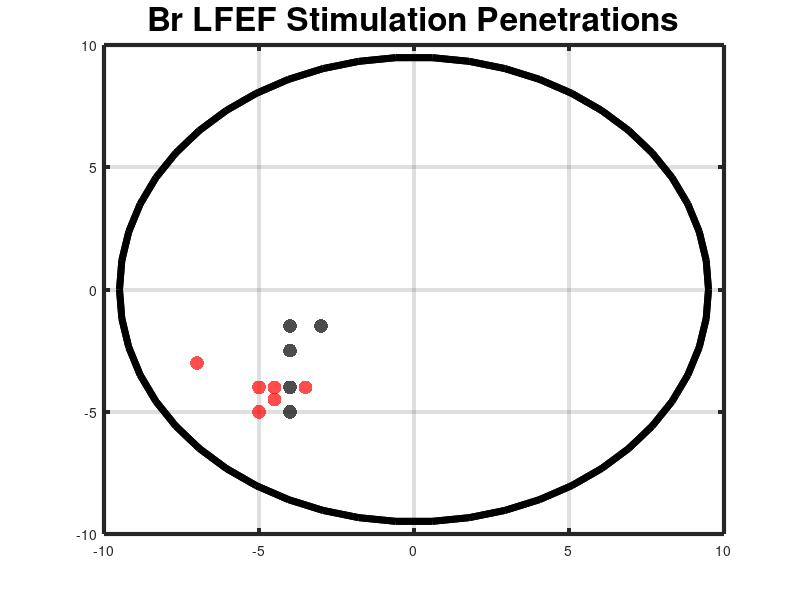

The MATLAB source for this figure: (Note: this script raises an error after producing the figure.)
% setup variables
dot_fill = 0.7;
dot_size = 100;
sacc_yes = 'r';
sacc_no = 'k';

hold on;

%
% bpLFEFStim2_6_15
%

% variables
bpLFEFStim2_6_15depth = -7200;
bpLFEFStim2_6_15AP = -4;
bpLFEFStim2_6_15ML = -3.5;

% session depth + coordinates
bpLFEFStim2_6_15top = [bpLFEFStim2_6_15ML, bpLFEFStim2_6_15AP, 0];
bpLFEFStim2_6_15bottom = [bpLFEFStim2_6_15ML, bpLFEFStim2_6_15AP, bpLFEFStim2_6_15depth];
bpLFEFStim2_6_15 = [bpLFEFStim2_6_15top;bpLFEFStim2_6_15bottom];
plot3(bpLFEFStim2_6_15(:,1),bpLFEFStim2_6_15(:,2),bpLFEFStim2_6_15(:,3), 'k')

bpLFEFStim2_6_15ch13 = scatter3(bpLFEFStim2_6_15ML, bpLFEFStim2_6_15AP, bpLFEFStim2_6_15depth + 5700, dot_size, sacc_yes, 'filled', 'MarkerFaceAlpha', dot_fill);
bpLFEFStim2_6_15ch12 = scatter3(bpLFEFStim2_6_15ML, bpLFEFStim2_6_15AP, bpLFEFStim2_6_15depth + 5200, dot_size, sacc_yes, 'filled', 'MarkerFaceAlpha', dot_fill);
bpLFEFStim2_6_15ch11 = scatter3(bpLFEFStim2_6_15ML, bpLFEFStim2_6_15AP, bpLFEFStim2_6_15depth + 4700, dot_size, sacc_yes, 'filled', 'MarkerFaceAlpha', dot_fill);
bpLFEFStim2_6_15ch10 = scatter3(bpLFEFStim2_6_15ML, bpLFEFStim2_6_15AP, bpLFEFStim2_6_15depth + 4200, dot_size, sacc_yes, 'filled', 'MarkerFaceAlpha', dot_fill);
bpLFEFStim2_6_15ch09 = scatter3(bpLFEFStim2_6_15ML, bpLFEFStim2_6_15AP, bpLFEFStim2_6_15depth + 3700, dot_size, sacc_yes, 'filled', 'MarkerFaceAlpha', dot_fill);
bpLFEFStim2_6_15ch08 = scatter3(bpLFEFStim2_6_15ML, bpLFEFStim2_6_15AP, bpLFEFStim2_6_15depth + 3200, dot_size, sacc_yes, 'filled', 'MarkerFaceAlpha', dot_fill);
bpLFEFStim2_6_15ch07 = scatter3(bpLFEFStim2_6_15ML, bpLFEFStim2_6_15AP, bpLFEFStim2_6_15depth + 3000, dot_size, sacc_yes, 'filled', 'MarkerFaceAlpha', dot_fill);
bpLFEFStim2_6_15ch06 = scatter3(bpLFEFStim2_6_15ML, bpLFEFStim2_6_15AP, bpLFEFStim2_6_15depth + 2500, dot_size, sacc_yes, 'filled', 'MarkerFaceAlpha', dot_fill);
bpLFEFStim2_6_15ch05 = scatter3(bpLFEFStim2_6_15ML, bpLFEFStim2_6_15AP, bpLFEFStim2_6_15depth + 2000, dot_size, sacc_yes, 'filled', 'MarkerFaceAlpha', dot_fill);
bpLFEFStim2_6_15ch04 = scatter3(bpLFEFStim2_6_15ML, bpLFEFStim2_6_15AP, bpLFEFStim2_6_15depth + 1500, dot_size,  sacc_no, 'filled', 'MarkerFaceAlpha', dot_fill);
bpLFEFStim2_6_15ch03 = scatter3(bpLFEFStim2_6_15ML, bpLFEFStim2_6_15AP, bpLFEFStim2_6_15depth + 1000, dot_size, sacc_yes, 'filled', 'MarkerFaceAlpha', dot_fill);
bpLFEFStim2_6_15ch02 = scatter3(bpLFEFStim2_6_15ML, bpLFEFStim2_6_15AP, bpLFEFStim2_6_15depth +  500, dot_size, sacc_yes, 'filled', 'MarkerFaceAlpha', dot_fill);
bpLFEFStim2_6_15ch01 = scatter3(bpLFEFStim2_6_15ML, bpLFEFStim2_6_15AP, bpLFEFStim2_6_15depth +    0, dot_size, sacc_yes, 'filled', 'MarkerFaceAlpha', dot_fill);

%
% bpLFEFStim2_10_15
%

% variables
bpLFEFStim2_10_15depth = -6475;
bpLFEFStim2_10_15AP = -4;
bpLFEFStim2_10_15ML = -4.5;

% session depth + coordinates
bpLFEFStim2_10_15top = [bpLFEFStim2_10_15ML, bpLFEFStim2_10_15AP, 0];
bpLFEFStim2_10_15bottom = [bpLFEFStim2_10_15ML, bpLFEFStim2_10_15AP, bpLFEFStim2_10_15depth];
bpLFEFStim2_10_15 = [bpLFEFStim2_10_15top;bpLFEFStim2_10_15bottom];
plot3(bpLFEFStim2_10_15(:,1),bpLFEFStim2_10_15(:,2),bpLFEFStim2_10_15(:,3), 'k', 'LineWidth', 2)

bpLFEFStim2_10_15ch06 = scatter3(bpLFEFStim2_10_15ML, bpLFEFStim2_10_15AP, bpLFEFStim2_10_15depth + 3200, dot_size, sacc_yes, 'filled', 'MarkerFaceAlpha', dot_fill);
bpLFEFStim2_10_15ch05 = scatter3(bpLFEFStim2_10_15ML, bpLFEFStim2_10_15AP, bpLFEFStim2_10_15depth + 2900, dot_size, sacc_yes, 'filled', 'MarkerFaceAlpha', dot_fill);
bpLFEFStim2_10_15ch04 = scatter3(bpLFEFStim2_10_15ML, bpLFEFStim2_10_15AP, bpLFEFStim2_10_15depth + 2400, dot_size, sacc_yes, 'filled', 'MarkerFaceAlpha', dot_fill);
bpLFEFStim2_10_15ch03 = scatter3(bpLFEFStim2_10_15ML, bpLFEFStim2_10_15AP, bpLFEFStim2_10_15depth + 2000, dot_size, sacc_yes, 'filled', 'MarkerFaceAlpha', dot_fill);
bpLFEFStim2_10_15ch02 = scatter3(bpLFEFStim2_10_15ML, bpLFEFStim2_10_15AP, bpLFEFStim2_10_15depth + 1300, dot_size, sacc_yes, 'filled', 'MarkerFaceAlpha', dot_fill);
bpLFEFStim2_10_15ch01 = scatter3(bpLFEFStim2_10_15ML, bpLFEFStim2_10_15AP, bpLFEFStim2_10_15depth +    0, dot_size,  sacc_no, 'filled', 'MarkerFaceAlpha', dot_fill);


%
% bpLFEFStim2_19_15
%

% variables
bpLFEFStim2_19_15depth = -4050;
bpLFEFStim2_19_15AP = -4.5;
bpLFEFStim2_19_15ML = -4.5;

% session depth + coordinates
bpLFEFStim2_19_15top = [bpLFEFStim2_19_15ML, bpLFEFStim2_19_15AP, 0];
bpLFEFStim2_19_15bottom = [bpLFEFStim2_19_15ML, bpLFEFStim2_19_15AP, bpLFEFStim2_19_15depth];
bpLFEFStim2_19_15 = [bpLFEFStim2_19_15top;bpLFEFStim2_19_15bottom];
plot3(bpLFEFStim2_19_15(:,1),bpLFEFStim2_19_15(:,2),bpLFEFStim2_19_15(:,3), 'k', 'LineWidth', 2)


bpLFEFStim2_19_15ch10 = scatter3(bpLFEFStim2_19_15ML, bpLFEFStim2_19_15AP, bpLFEFStim2_19_15depth + 3100, dot_size, sacc_yes, 'filled', 'MarkerFaceAlpha', dot_fill);
bpLFEFStim2_19_15ch09 = scatter3(bpLFEFStim2_19_15ML, bpLFEFStim2_19_15AP, bpLFEFStim2_19_15depth + 2800, dot_size, sacc_yes, 'filled', 'MarkerFaceAlpha', dot_fill);
bpLFEFStim2_19_15ch08 = scatter3(bpLFEFStim2_19_15ML, bpLFEFStim2_19_15AP, bpLFEFStim2_19_15depth + 2500, dot_size, sacc_yes, 'filled', 'MarkerFaceAlpha', dot_fill);
bpLFEFStim2_19_15ch07 = scatter3(bpLFEFStim2_19_15ML, bpLFEFStim2_19_15AP, bpLFEFStim2_19_15depth + 2100, dot_size, sacc_yes, 'filled', 'MarkerFaceAlpha', dot_fill);
bpLFEFStim2_19_15ch06 = scatter3(bpLFEFStim2_19_15ML, bpLFEFStim2_19_15AP, bpLFEFStim2_19_15depth + 1800, dot_size, sacc_yes, 'filled', 'MarkerFaceAlpha', dot_fill);
bpLFEFStim2_19_15ch05 = scatter3(bpLFEFStim2_19_15ML, bpLFEFStim2_19_15AP, bpLFEFStim2_19_15depth + 1200, dot_size, sacc_yes, 'filled', 'MarkerFaceAlpha', dot_fill);
bpLFEFStim2_19_15ch04 = scatter3(bpLFEFStim2_19_15ML, bpLFEFStim2_19_15AP, bpLFEFStim2_19_15depth +  900, dot_size, sacc_yes, 'filled', 'MarkerFaceAlpha', dot_fill);
bpLFEFStim2_19_15ch03 = scatter3(bpLFEFStim2_19_15ML, bpLFEFStim2_19_15AP, bpLFEFStim2_19_15depth +  600, dot_size, sacc_yes, 'filled', 'MarkerFaceAlpha', dot_fill);
bpLFEFStim2_19_15ch02 = scatter3(bpLFEFStim2_19_15ML, bpLFEFStim2_19_15AP, bpLFEFStim2_19_15depth +  300, dot_size, sacc_yes, 'filled', 'MarkerFaceAlpha', dot_fill);
bpLFEFStim2_19_15ch01 = scatter3(bpLFEFStim2_19_15ML, bpLFEFStim2_19_15AP, bpLFEFStim2_19_15depth +    0, dot_size, sacc_yes, 'filled', 'MarkerFaceAlpha', dot_fill);


%
% bpLFEFStim2_27_15
%

% variables
bpLFEFStim2_27_15depth = -4600;
bpLFEFStim2_27_15AP = -4;
bpLFEFStim2_27_15ML = -4;

% session depth + coordinates
bpLFEFStim2_27_15top = [bpLFEFStim2_27_15ML, bpLFEFStim2_27_15AP, 0];
bpLFEFStim2_27_15bottom = [bpLFEFStim2_27_15ML, bpLFEFStim2_27_15AP, bpLFEFStim2_27_15depth];
bpLFEFStim2_27_15 = [bpLFEFStim2_27_15top;bpLFEFStim2_27_15bottom];
plot3(bpLFEFStim2_27_15(:,1),bpLFEFStim2_27_15(:,2),bpLFEFStim2_27_15(:,3), 'k', 'LineWidth', 2)


bpLFEFStim2_27_15ch04 = scatter3(bpLFEFStim2_27_15ML, bpLFEFStim2_27_15AP, bpLFEFStim2_27_15depth + 3300, dot_size,  sacc_no, 'filled', 'MarkerFaceAlpha', dot_fill);
bpLFEFStim2_27_15ch03 = scatter3(bpLFEFStim2_27_15ML, bpLFEFStim2_27_15AP, bpLFEFStim2_27_15depth + 3000, dot_size, sacc_yes, 'filled', 'MarkerFaceAlpha', dot_fill);
bpLFEFStim2_27_15ch02 = scatter3(bpLFEFStim2_27_15ML, bpLFEFStim2_27_15AP, bpLFEFStim2_27_15depth + 2700, dot_size, sacc_yes, 'filled', 'MarkerFaceAlpha', dot_fill);
bpLFEFStim2_27_15ch01 = scatter3(bpLFEFStim2_27_15ML, bpLFEFStim2_27_15AP, bpLFEFStim2_27_15depth +    0, dot_size, sacc_yes, 'filled', 'MarkerFaceAlpha', dot_fill);

%
% bpLFEFStim3_04_15
%

% variables
bpLFEFStim3_04_15depth = -3600;
bpLFEFStim3_04_15AP = -1.5;
bpLFEFStim3_04_15ML = -3;

% session depth + coordinates
bpLFEFStim3_04_15top = [bpLFEFStim3_04_15ML, bpLFEFStim3_04_15AP, 0];
bpLFEFStim3_04_15bottom = [bpLFEFStim3_04_15ML, bpLFEFStim3_04_15AP, bpLFEFStim3_04_15depth];
bpLFEFStim3_04_15 = [bpLFEFStim3_04_15top;bpLFEFStim3_04_15bottom];
plot3(bpLFEFStim3_04_15(:,1),bpLFEFStim3_04_15(:,2),bpLFEFStim3_04_15(:,3), 'k', 'LineWidth', 2)

bpLFEFStim3_04_15ch10 = scatter3(bpLFEFStim3_04_15ML, bpLFEFStim3_04_15AP, bpLFEFStim3_04_15depth + 2500, dot_size,  sacc_no, 'filled', 'MarkerFaceAlpha', dot_fill);
bpLFEFStim3_04_15ch09 = scatter3(bpLFEFStim3_04_15ML, bpLFEFStim3_04_15AP, bpLFEFStim3_04_15depth + 2200, dot_size,  sacc_no, 'filled', 'MarkerFaceAlpha', dot_fill);
bpLFEFStim3_04_15ch08 = scatter3(bpLFEFStim3_04_15ML, bpLFEFStim3_04_15AP, bpLFEFStim3_04_15depth + 1700, dot_size,  sacc_no, 'filled', 'MarkerFaceAlpha', dot_fill);
bpLFEFStim3_04_15ch07 = scatter3(bpLFEFStim3_04_15ML, bpLFEFStim3_04_15AP, bpLFEFStim3_04_15depth + 1500, dot_size, sacc_yes, 'filled', 'MarkerFaceAlpha', dot_fill);
bpLFEFStim3_04_15ch06 = scatter3(bpLFEFStim3_04_15ML, bpLFEFStim3_04_15AP, bpLFEFStim3_04_15depth + 1200, dot_size, sacc_yes, 'filled', 'MarkerFaceAlpha', dot_fill);
bpLFEFStim3_04_15ch05 = scatter3(bpLFEFStim3_04_15ML, bpLFEFStim3_04_15AP, bpLFEFStim3_04_15depth + 1000, dot_size, sacc_yes, 'filled', 'MarkerFaceAlpha', dot_fill);
bpLFEFStim3_04_15ch04 = scatter3(bpLFEFStim3_04_15ML, bpLFEFStim3_04_15AP, bpLFEFStim3_04_15depth +  800, dot_size, sacc_yes, 'filled', 'MarkerFaceAlpha', dot_fill);
bpLFEFStim3_04_15ch03 = scatter3(bpLFEFStim3_04_15ML, bpLFEFStim3_04_15AP, bpLFEFStim3_04_15depth +  500, dot_size, sacc_yes, 'filled', 'MarkerFaceAlpha', dot_fill);
bpLFEFStim3_04_15ch02 = scatter3(bpLFEFStim3_04_15ML, bpLFEFStim3_04_15AP, bpLFEFStim3_04_15depth +  200, dot_size, sacc_yes, 'filled', 'MarkerFaceAlpha', dot_fill);
bpLFEFStim3_04_15ch01 = scatter3(bpLFEFStim3_04_15ML, bpLFEFStim3_04_15AP, bpLFEFStim3_04_15depth +    0, dot_size, sacc_yes, 'filled', 'MarkerFaceAlpha', dot_fill);


%
% bpLFEFStim3_12_15
%

% variables
bpLFEFStim3_12_15depth = -6800;
bpLFEFStim3_12_15AP = -1.5;
bpLFEFStim3_12_15ML = -4;

% session depth + coordinates
bpLFEFStim3_12_15top = [bpLFEFStim3_12_15ML, bpLFEFStim3_12_15AP, 0];
bpLFEFStim3_12_15bottom = [bpLFEFStim3_12_15ML, bpLFEFStim3_12_15AP, bpLFEFStim3_12_15depth];
bpLFEFStim3_12_15 = [bpLFEFStim3_12_15top;bpLFEFStim3_12_15bottom];
plot3(bpLFEFStim3_12_15(:,1),bpLFEFStim3_12_15(:,2),bpLFEFStim3_12_15(:,3), 'k', 'LineWidth', 2)

bpLFEFStim3_12_15ch16 = scatter3(bpLFEFStim3_12_15ML, bpLFEFStim3_12_15AP, bpLFEFStim3_12_15depth + 5400, dot_size,  sacc_no, 'filled', 'MarkerFaceAlpha', dot_fill);
bpLFEFStim3_12_15ch15 = scatter3(bpLFEFStim3_12_15ML, bpLFEFStim3_12_15AP, bpLFEFStim3_12_15depth + 5000, dot_size,  sacc_no, 'filled', 'MarkerFaceAlpha', dot_fill);
bpLFEFStim3_12_15ch14 = scatter3(bpLFEFStim3_12_15ML, bpLFEFStim3_12_15AP, bpLFEFStim3_12_15depth + 4600, dot_size,  sacc_no, 'filled', 'MarkerFaceAlpha', dot_fill);
bpLFEFStim3_12_15ch13 = scatter3(bpLFEFStim3_12_15ML, bpLFEFStim3_12_15AP, bpLFEFStim3_12_15depth + 4300, dot_size,  sacc_no, 'filled', 'MarkerFaceAlpha', dot_fill);
bpLFEFStim3_12_15ch12 = scatter3(bpLFEFStim3_12_15ML, bpLFEFStim3_12_15AP, bpLFEFStim3_12_15depth + 4000, dot_size,  sacc_no, 'filled', 'MarkerFaceAlpha', dot_fill);
bpLFEFStim3_12_15ch11 = scatter3(bpLFEFStim3_12_15ML, bpLFEFStim3_12_15AP, bpLFEFStim3_12_15depth + 3700, dot_size,  sacc_no, 'filled', 'MarkerFaceAlpha', dot_fill);
bpLFEFStim3_12_15ch10 = scatter3(bpLFEFStim3_12_15ML, bpLFEFStim3_12_15AP, bpLFEFStim3_12_15depth + 3300, dot_size,  sacc_no, 'filled', 'MarkerFaceAlpha', dot_fill);
bpLFEFStim3_12_15ch09 = scatter3(bpLFEFStim3_12_15ML, bpLFEFStim3_12_15AP, bpLFEFStim3_12_15depth + 3000, dot_size,  sacc_no, 'filled', 'MarkerFaceAlpha', dot_fill);
bpLFEFStim3_12_15ch08 = scatter3(bpLFEFStim3_12_15ML, bpLFEFStim3_12_15AP, bpLFEFStim3_12_15depth + 2800, dot_size,  sacc_no, 'filled', 'MarkerFaceAlpha', dot_fill);
bpLFEFStim3_12_15ch07 = scatter3(bpLFEFStim3_12_15ML, bpLFEFStim3_12_15AP, bpLFEFStim3_12_15depth + 2300, dot_size,  sacc_no, 'filled', 'MarkerFaceAlpha', dot_fill);
bpLFEFStim3_12_15ch06 = scatter3(bpLFEFStim3_12_15ML, bpLFEFStim3_12_15AP, bpLFEFStim3_12_15depth + 1900, dot_size,  sacc_no, 'filled', 'MarkerFaceAlpha', dot_fill);
bpLFEFStim3_12_15ch05 = scatter3(bpLFEFStim3_12_15ML, bpLFEFStim3_12_15AP, bpLFEFStim3_12_15depth + 1500, dot_size,  sacc_no, 'filled', 'MarkerFaceAlpha', dot_fill);
bpLFEFStim3_12_15ch04 = scatter3(bpLFEFStim3_12_15ML, bpLFEFStim3_12_15AP, bpLFEFStim3_12_15depth +  800, dot_size, sacc_yes, 'filled', 'MarkerFaceAlpha', dot_fill);
bpLFEFStim3_12_15ch03 = scatter3(bpLFEFStim3_12_15ML, bpLFEFStim3_12_15AP, bpLFEFStim3_12_15depth +  500, dot_size,  sacc_no, 'filled', 'MarkerFaceAlpha', dot_fill);
bpLFEFStim3_12_15ch02 = scatter3(bpLFEFStim3_12_15ML, bpLFEFStim3_12_15AP, bpLFEFStim3_12_15depth +  200, dot_size, sacc_yes, 'filled', 'MarkerFaceAlpha', dot_fill);
bpLFEFStim3_12_15ch01 = scatter3(bpLFEFStim3_12_15ML, bpLFEFStim3_12_15AP, bpLFEFStim3_12_15depth +    0, dot_size, sacc_yes, 'filled', 'MarkerFaceAlpha', dot_fill);

%
% bpLFEFStim3_17_15
%

% variables
bpLFEFStim3_17_15depth = -5700;
bpLFEFStim3_17_15AP = -2.5;
bpLFEFStim3_17_15ML = -4;

% session depth + coordinates
bpLFEFStim3_17_15top = [bpLFEFStim3_17_15ML, bpLFEFStim3_17_15AP, 0];
bpLFEFStim3_17_15bottom = [bpLFEFStim3_17_15ML, bpLFEFStim3_17_15AP, bpLFEFStim3_17_15depth];
bpLFEFStim3_17_15 = [bpLFEFStim3_17_15top;bpLFEFStim3_17_15bottom];
plot3(bpLFEFStim3_17_15(:,1),bpLFEFStim3_17_15(:,2),bpLFEFStim3_17_15(:,3), 'k', 'LineWidth', 2)

bpLFEFStim3_17_15ch05 = scatter3(bpLFEFStim3_17_15ML, bpLFEFStim3_17_15AP, bpLFEFStim3_17_15depth + 4400, dot_size,  sacc_no, 'filled', 'MarkerFaceAlpha', dot_fill);
bpLFEFStim3_17_15ch04 = scatter3(bpLFEFStim3_17_15ML, bpLFEFStim3_17_15AP, bpLFEFStim3_17_15depth + 3400, dot_size,  sacc_no, 'filled', 'MarkerFaceAlpha', dot_fill);
bpLFEFStim3_17_15ch03 = scatter3(bpLFEFStim3_17_15ML, bpLFEFStim3_17_15AP, bpLFEFStim3_17_15depth + 2400, dot_size, sacc_yes, 'filled', 'MarkerFaceAlpha', dot_fill);
bpLFEFStim3_17_15ch02 = scatter3(bpLFEFStim3_17_15ML, bpLFEFStim3_17_15AP, bpLFEFStim3_17_15depth + 1400, dot_size,  sacc_no, 'filled', 'MarkerFaceAlpha', dot_fill);
bpLFEFStim3_17_15ch01 = scatter3(bpLFEFStim3_17_15ML, bpLFEFStim3_17_15AP, bpLFEFStim3_17_15depth +    0, dot_size,  sacc_no, 'filled', 'MarkerFaceAlpha', dot_fill);


%
% bpLFEFStim3_18_15
%

% variables
bpLFEFStim3_18_15depth = -2100;
bpLFEFStim3_18_15AP = -5;
bpLFEFStim3_18_15ML = -5;

% session depth + coordinates
bpLFEFStim3_18_15top = [bpLFEFStim3_18_15ML, bpLFEFStim3_18_15AP, 0];
bpLFEFStim3_18_15bottom = [bpLFEFStim3_18_15ML, bpLFEFStim3_18_15AP, bpLFEFStim3_18_15depth];
bpLFEFStim3_18_15 = [bpLFEFStim3_18_15top;bpLFEFStim3_18_15bottom];
plot3(bpLFEFStim3_18_15(:,1),bpLFEFStim3_18_15(:,2),bpLFEFStim3_18_15(:,3), 'k')

bpLFEFStim3_18_15ch01 = scatter3(bpLFEFStim3_18_15ML, bpLFEFStim3_18_15AP, bpLFEFStim3_18_15depth +    0, dot_size, sacc_yes, 'filled', 'MarkerFaceAlpha', dot_fill);

%
% bpLFEFStim3_30_15
%

% variables
bpLFEFStim3_30_15depth = -6000;
bpLFEFStim3_30_15AP = -5;
bpLFEFStim3_30_15ML = -4;

% session depth + coordinates
bpLFEFStim3_30_15top = [bpLFEFStim3_30_15ML, bpLFEFStim3_30_15AP, 0];
bpLFEFStim3_30_15bottom = [bpLFEFStim3_30_15ML, bpLFEFStim3_30_15AP, bpLFEFStim3_30_15depth];
bpLFEFStim3_30_15 = [bpLFEFStim3_30_15top;bpLFEFStim3_30_15bottom];
plot3(bpLFEFStim3_30_15(:,1),bpLFEFStim3_30_15(:,2),bpLFEFStim3_30_15(:,3), 'k')

bpLFEFStim3_30_15ch10 = scatter3(bpLFEFStim3_30_15ML, bpLFEFStim3_30_15AP, bpLFEFStim3_30_15depth + 4500, dot_size,  sacc_no, 'filled', 'MarkerFaceAlpha', dot_fill);
bpLFEFStim3_30_15ch09 = scatter3(bpLFEFStim3_30_15ML, bpLFEFStim3_30_15AP, bpLFEFStim3_30_15depth + 4000, dot_size, sacc_yes, 'filled', 'MarkerFaceAlpha', dot_fill);
bpLFEFStim3_30_15ch08 = scatter3(bpLFEFStim3_30_15ML, bpLFEFStim3_30_15AP, bpLFEFStim3_30_15depth + 3500, dot_size, sacc_yes, 'filled', 'MarkerFaceAlpha', dot_fill);
bpLFEFStim3_30_15ch07 = scatter3(bpLFEFStim3_30_15ML, bpLFEFStim3_30_15AP, bpLFEFStim3_30_15depth + 3000, dot_size, sacc_yes, 'filled', 'MarkerFaceAlpha', dot_fill);
bpLFEFStim3_30_15ch06 = scatter3(bpLFEFStim3_30_15ML, bpLFEFStim3_30_15AP, bpLFEFStim3_30_15depth + 2500, dot_size, sacc_yes, 'filled', 'MarkerFaceAlpha', dot_fill);
bpLFEFStim3_30_15ch05 = scatter3(bpLFEFStim3_30_15ML, bpLFEFStim3_30_15AP, bpLFEFStim3_30_15depth + 2000, dot_size, sacc_yes, 'filled', 'MarkerFaceAlpha', dot_fill);
bpLFEFStim3_30_15ch04 = scatter3(bpLFEFStim3_30_15ML, bpLFEFStim3_30_15AP, bpLFEFStim3_30_15depth + 1500, dot_size, sacc_yes, 'filled', 'MarkerFaceAlpha', dot_fill);
bpLFEFStim3_30_15ch03 = scatter3(bpLFEFStim3_30_15ML, bpLFEFStim3_30_15AP, bpLFEFStim3_30_15depth + 1000, dot_size, sacc_yes, 'filled', 'MarkerFaceAlpha', dot_fill);
bpLFEFStim3_30_15ch02 = scatter3(bpLFEFStim3_30_15ML, bpLFEFStim3_30_15AP, bpLFEFStim3_30_15depth +  500, dot_size, sacc_yes, 'filled', 'MarkerFaceAlpha', dot_fill);
bpLFEFStim3_30_15ch01 = scatter3(bpLFEFStim3_30_15ML, bpLFEFStim3_30_15AP, bpLFEFStim3_30_15depth +    0, dot_size, sacc_yes, 'filled', 'MarkerFaceAlpha', dot_fill);

%
% bpLFEFStim5_13_15
%

% variables
bpLFEFStim5_13_15depth = -6500;
bpLFEFStim5_13_15AP = -4;
bpLFEFStim5_13_15ML = -5;

% session depth + coordinates
bpLFEFStim5_13_15top = [bpLFEFStim5_13_15ML, bpLFEFStim5_13_15AP, 0];
bpLFEFStim5_13_15bottom = [bpLFEFStim5_13_15ML, bpLFEFStim5_13_15AP, bpLFEFStim5_13_15depth];
bpLFEFStim5_13_15 = [bpLFEFStim5_13_15top;bpLFEFStim5_13_15bottom];
plot3(bpLFEFStim5_13_15(:,1),bpLFEFStim5_13_15(:,2),bpLFEFStim5_13_15(:,3), 'k', 'LineWidth', 2)

bpLFEFStim5_13_15ch15 = scatter3(bpLFEFStim5_13_15ML, bpLFEFStim5_13_15AP, bpLFEFStim5_13_15depth + 6500, dot_size, sacc_yes, 'filled', 'MarkerFaceAlpha', dot_fill);
bpLFEFStim5_13_15ch14 = scatter3(bpLFEFStim5_13_15ML, bpLFEFStim5_13_15AP, bpLFEFStim5_13_15depth + 6200, dot_size, sacc_yes, 'filled', 'MarkerFaceAlpha', dot_fill);
bpLFEFStim5_13_15ch13 = scatter3(bpLFEFStim5_13_15ML, bpLFEFStim5_13_15AP, bpLFEFStim5_13_15depth + 5900, dot_size, sacc_yes, 'filled', 'MarkerFaceAlpha', dot_fill);
bpLFEFStim5_13_15ch12 = scatter3(bpLFEFStim5_13_15ML, bpLFEFStim5_13_15AP, bpLFEFStim5_13_15depth + 5500, dot_size, sacc_yes, 'filled', 'MarkerFaceAlpha', dot_fill);
bpLFEFStim5_13_15ch11 = scatter3(bpLFEFStim5_13_15ML, bpLFEFStim5_13_15AP, bpLFEFStim5_13_15depth + 5000, dot_size, sacc_yes, 'filled', 'MarkerFaceAlpha', dot_fill);
bpLFEFStim5_13_15ch10 = scatter3(bpLFEFStim5_13_15ML, bpLFEFStim5_13_15AP, bpLFEFStim5_13_15depth + 4500, dot_size, sacc_yes, 'filled', 'MarkerFaceAlpha', dot_fill);
bpLFEFStim5_13_15ch09 = scatter3(bpLFEFStim5_13_15ML, bpLFEFStim5_13_15AP, bpLFEFStim5_13_15depth + 4000, dot_size, sacc_yes, 'filled', 'MarkerFaceAlpha', dot_fill);
bpLFEFStim5_13_15ch08 = scatter3(bpLFEFStim5_13_15ML, bpLFEFStim5_13_15AP, bpLFEFStim5_13_15depth + 3500, dot_size, sacc_yes, 'filled', 'MarkerFaceAlpha', dot_fill);
bpLFEFStim5_13_15ch07 = scatter3(bpLFEFStim5_13_15ML, bpLFEFStim5_13_15AP, bpLFEFStim5_13_15depth + 3000, dot_size, sacc_yes, 'filled', 'MarkerFaceAlpha', dot_fill);
bpLFEFStim5_13_15ch06 = scatter3(bpLFEFStim5_13_15ML, bpLFEFStim5_13_15AP, bpLFEFStim5_13_15depth + 2500, dot_size, sacc_yes, 'filled', 'MarkerFaceAlpha', dot_fill);
bpLFEFStim5_13_15ch05 = scatter3(bpLFEFStim5_13_15ML, bpLFEFStim5_13_15AP, bpLFEFStim5_13_15depth + 2000, dot_size, sacc_yes, 'filled', 'MarkerFaceAlpha', dot_fill);
bpLFEFStim5_13_15ch04 = scatter3(bpLFEFStim5_13_15ML, bpLFEFStim5_13_15AP, bpLFEFStim5_13_15depth + 1500, dot_size, sacc_yes, 'filled', 'MarkerFaceAlpha', dot_fill);
bpLFEFStim5_13_15ch03 = scatter3(bpLFEFStim5_13_15ML, bpLFEFStim5_13_15AP, bpLFEFStim5_13_15depth + 1000, dot_size, sacc_yes, 'filled', 'MarkerFaceAlpha', dot_fill);
bpLFEFStim5_13_15ch02 = scatter3(bpLFEFStim5_13_15ML, bpLFEFStim5_13_15AP, bpLFEFStim5_13_15depth +  500, dot_size, sacc_yes, 'filled', 'MarkerFaceAlpha', dot_fill);
bpLFEFStim5_13_15ch01 = scatter3(bpLFEFStim5_13_15ML, bpLFEFStim5_13_15AP, bpLFEFStim5_13_15depth +    0, dot_size, sacc_yes, 'filled', 'MarkerFaceAlpha', dot_fill);


%
% bpLFEFStim5_13_15n02
%

% variables
bpLFEFStim5_13_15n02depth = -8500;
bpLFEFStim5_13_15n02AP = -3;
bpLFEFStim5_13_15n02ML = -7;

% session depth + coordinates
bpLFEFStim5_13_15n02top = [bpLFEFStim5_13_15n02ML, bpLFEFStim5_13_15n02AP, 0];
bpLFEFStim5_13_15n02bottom = [bpLFEFStim5_13_15n02ML, bpLFEFStim5_13_15n02AP, bpLFEFStim5_13_15n02depth];
bpLFEFStim5_13_15n02 = [bpLFEFStim5_13_15n02top;bpLFEFStim5_13_15n02bottom];
plot3(bpLFEFStim5_13_15n02(:,1),bpLFEFStim5_13_15n02(:,2),bpLFEFStim5_13_15n02(:,3), 'k', 'LineWidth', 2)

bpLFEFStim5_13_15n02ch08 = scatter3(bpLFEFStim5_13_15n02ML, bpLFEFStim5_13_15n02AP, bpLFEFStim5_13_15n02depth + 3500, dot_size, sacc_yes, 'filled', 'MarkerFaceAlpha', dot_fill);
bpLFEFStim5_13_15n02ch07 = scatter3(bpLFEFStim5_13_15n02ML, bpLFEFStim5_13_15n02AP, bpLFEFStim5_13_15n02depth + 3000, dot_size, sacc_yes, 'filled', 'MarkerFaceAlpha', dot_fill);
bpLFEFStim5_13_15n02ch06 = scatter3(bpLFEFStim5_13_15n02ML, bpLFEFStim5_13_15n02AP, bpLFEFStim5_13_15n02depth + 2500, dot_size, sacc_yes, 'filled', 'MarkerFaceAlpha', dot_fill);
bpLFEFStim5_13_15n02ch05 = scatter3(bpLFEFStim5_13_15n02ML, bpLFEFStim5_13_15n02AP, bpLFEFStim5_13_15n02depth + 2000, dot_size, sacc_yes, 'filled', 'MarkerFaceAlpha', dot_fill);
bpLFEFStim5_13_15n02ch04 = scatter3(bpLFEFStim5_13_15n02ML, bpLFEFStim5_13_15n02AP, bpLFEFStim5_13_15n02depth + 1500, dot_size, sacc_yes, 'filled', 'MarkerFaceAlpha', dot_fill);
bpLFEFStim5_13_15n02ch03 = scatter3(bpLFEFStim5_13_15n02ML, bpLFEFStim5_13_15n02AP, bpLFEFStim5_13_15n02depth + 1000, dot_size, sacc_yes, 'filled', 'MarkerFaceAlpha', dot_fill);
bpLFEFStim5_13_15n02ch02 = scatter3(bpLFEFStim5_13_15n02ML, bpLFEFStim5_13_15n02AP, bpLFEFStim5_13_15n02depth +  500, dot_size, sacc_yes, 'filled', 'MarkerFaceAlpha', dot_fill);
bpLFEFStim5_13_15n02ch01 = scatter3(bpLFEFStim5_13_15n02ML, bpLFEFStim5_13_15n02AP, bpLFEFStim5_13_15n02depth +    0, dot_size, sacc_no, 'filled', 'MarkerFaceAlpha', dot_fill);


% plot chamber cylinder
[x1,y1,z1]=cylinder(9.5,50);
[x2,y2,z2]=cylinder(9.5,50);

z1=z1 + 0;
z2= z2 - 10000;
s1=surf(x1,y1,z1, 'LineWidth', 5);
s2=surf(x2,y2,z2, 'LineWidth', 5);

% setup plot dimensions/variables
grid on;
set(gca,'LineWidth',3)
box on;
axis([-10, 10, -10, 10, -10000, 1000])
title('Br LFEF Stimulation Penetrations', 'fontsize', 24);

ax = gca; % current axes
ax.FontSize = 16;
ax.XTick = -10:1:10;
ax.YTick = -10:1:10;
ax.ZTick = -10000:500:1000;

xlabel('Lateral - Medial (mm)', 'fontsize', 24);
xticklabels = {'L10', 'L9', 'L8', 'L7', 'L6', 'L5', 'L4', 'L3',...
    'L2', 'L1', 'ML0', 'M1', 'M2', 'M3', 'M4', 'M5',...
    'M6', 'M7', 'M8', 'M9', 'M10'};
set(gca, 'XTick', xticks, 'XTickLabel', xticklabels(:))

ylabel('Anterior - Posterior (mm)', 'fontsize', 24);
yticklabels = {'P10', 'P9', 'P8', 'P7', 'P6', 'P5', 'P4', 'P3',...
    'P2', 'P1', 'AP0', 'A1', 'A2', 'A3', 'A4', 'A5',...
    'A6', 'A7', 'A8', 'A9', 'A10'};
set(gca, 'YTick', yticks, 'YTickLabel', yticklabels(:))

zlabel('Penetration Depth (?m)', 'fontsize', 24);

set(gcf, 'units', 'norm', 'position', [0 0 .5 .9])